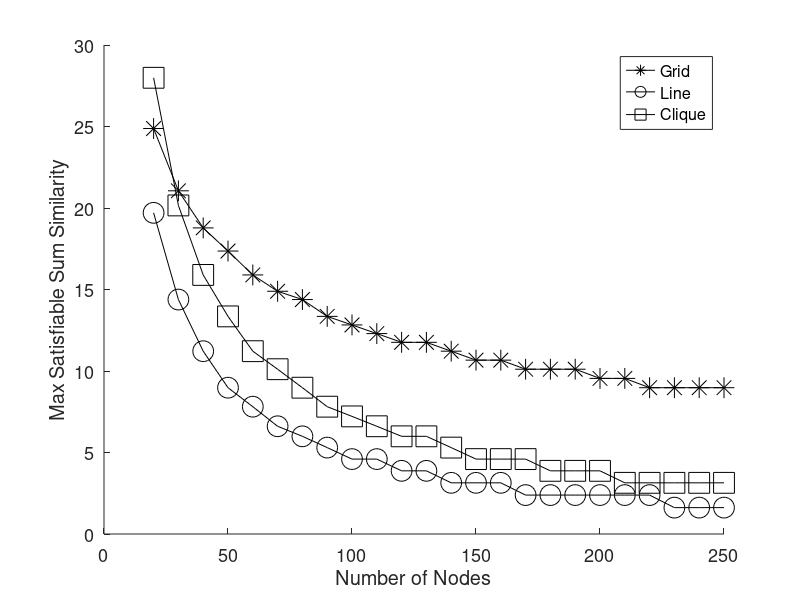

Recreate this plot in MATLAB.
clear;

plot_color=0;
font_size = 26;
legend_font_size = 22;
axes_font_size = 13;
marker_size = 15;

N = 20:10:250;

channel_rate = 2;
IS = 12;
W=channel_rate*1000000;
P_s = 1500*8;
image_size = IS*8*1000;
T = 50;

B_clique = (W*T - P_s)./(N-1);%(B/W)*(N-1)+(P_s/W);
B_line = (W*T - 1.5*P_s*N)./(1.5*N);%1.5*(B/W)*((N-1).^2./(N-2))+1.5*(P_s/W)*(N/4 -1 );
B_grid = (W*T - 2.5*P_s*sqrt(N))./(5*sqrt(N));%5*(sqrt(N)/W)*(B+(P_s/3));

ss_requ = csvread('SumSimRequirements_PSU_Data_Set.csv');

for i=1:length(N)
    x = find( ss_requ(:,2) > B_clique(i)/image_size );
    if not( isempty(x) )
        SS_clique(i) = ss_requ(x(1),1);
    end
end
for i=1:length(N)
    x = find( ss_requ(:,2) > B_line(i)/image_size );
    if not( isempty(x) )
        SS_line(i) = ss_requ(x(1),1);
    end
end
for i=1:length(N)
    x = find( ss_requ(:,2) > B_grid(i)/image_size );
    if not( isempty(x) )
        SS_grid(i) = ss_requ(x(1),1);
    end
end

hold on;
if plot_color == 1
    plot( N, SS_grid, '-*', 'color', [0 0.5 0], 'MarkerSize', marker_size );
    plot( N, SS_line, '-ob', 'MarkerSize', marker_size );
    plot( N, SS_clique, '-sr', 'MarkerSize', marker_size );
else
    plot( N, SS_grid, '-*k', 'MarkerSize', marker_size );
    plot( N, SS_line, '-ok', 'MarkerSize', marker_size );
    plot( N, SS_clique, '-sk', 'MarkerSize', marker_size );
end

leg = legend('Grid','Line','Clique', 'Location', 'NorthEast');
set(leg, 'FontSize', legend_font_size);
xlabel('Number of Nodes', 'FontSize', font_size);
ylabel('Max Satisfiable Sum Similarity', 'FontSize', font_size);
set(gca, 'FontSize', axes_font_size);

output_directory = sprintf('./use_case_examples/sum_sim_vs_num_nodes/');
if ~exist(output_directory, 'dir')
  mkdir(output_directory);
end
if plot_color == 1
    saveas(gcf, sprintf('%ssum_sim_vs_num_nodes_%i_T_%i_IS_%i_W_color.pdf', output_directory, T, IS, channel_rate));
else
    saveas(gcf, sprintf('%ssum_sim_vs_num_nodes_%i_T_%i_IS_%i_W.pdf', output_directory, T, IS, channel_rate));
end